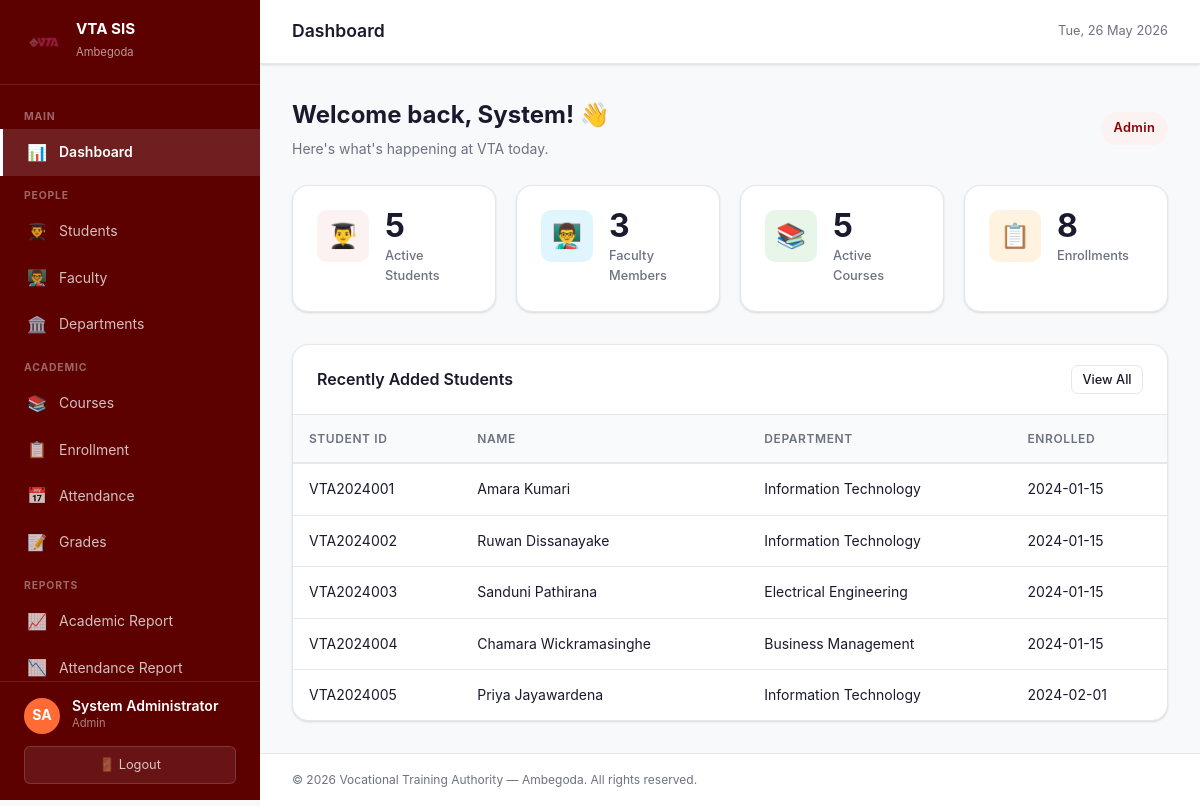
The app's page /modules/dashboard/index.php (signed in) with its own data.
### tables this page shows
CREATE TABLE IF NOT EXISTS students (
    id              INT AUTO_INCREMENT PRIMARY KEY,
    user_id         INT          NOT NULL,
    student_id_no   VARCHAR(50)  NOT NULL UNIQUE,
    full_name       VARCHAR(150) NOT NULL,
    email           VARCHAR(150) NOT NULL,
    phone           VARCHAR(20),
    nic             VARCHAR(20),
    address         TEXT,
    dob             DATE,
    gender          ENUM('male','female','other'),
    department_id   INT,
    enrolled_date   DATE,
    guardian_name   VARCHAR(150),
    guardian_phone  VARCHAR(20),
    is_active       TINYINT(1)   NOT NULL DEFAULT 1,
    created_at      TIMESTAMP    NOT NULL DEFAULT CURRENT_TIMESTAMP,
    FOREIGN KEY (user_id)       REFERENCES users(id)       ON DELETE CASCADE,
    FOREIGN KEY (department_id) REFERENCES departments(id) ON DELETE SET NULL,
    INDEX idx_student_id_no (student_id_no)
);

CREATE TABLE IF NOT EXISTS departments (
    id          INT AUTO_INCREMENT PRIMARY KEY,
    name        VARCHAR(150) NOT NULL,
    code        VARCHAR(20),
    description TEXT,
    created_at  TIMESTAMP NOT NULL DEFAULT CURRENT_TIMESTAMP
);

### includes/functions.php (called while the page is built, shortened)
<?php
function h(mixed $val): string {
    return htmlspecialchars((string)$val, ENT_QUOTES, 'UTF-8');
}
function activeModule(string $module): string {
    $path = $_SERVER['REQUEST_URI'];
    return strpos($path, '/modules/' . $module . '/') !== false ? 'active' : '';
}

### modules/dashboard/index.php (the view, shortened to what this page needs)
<?php
require_once '../../config/db.php';
$role    = $_SESSION['role'];
$stats   = [];
$recentStudents = [];
if (in_array($role, ['admin', 'support'])) {
    $stats[] = ['icon' => '👨‍🎓', 'color' => 'red',    'value' => $pdo->query('SELECT COUNT(*) FROM students WHERE is_active=1')->fetchColumn(),  'label' => 'Active Students'];
    $stats[] = ['icon' => '👨‍🏫', 'color' => 'blue',   'value' => $pdo->query('SELECT COUNT(*) FROM faculty WHERE is_active=1')->fetchColumn(),   'label' => 'Faculty Members'];
    $stats[] = ['icon' => '📚',   'color' => 'green',  'value' => $pdo->query('SELECT COUNT(*) FROM courses WHERE status="active"')->fetchColumn(), 'label' => 'Active Courses'];
    $stats[] = ['icon' => '📋',   'color' => 'orange', 'value' => $pdo->query('SELECT COUNT(*) FROM enrollments WHERE status="enrolled"')->fetchColumn(), 'label' => 'Enrollments'];
    $recentStudents = $pdo->query('SELECT s.full_name, s.student_id_no, d.name AS dept, s.enrolled_date
        FROM students s LEFT JOIN departments d ON d.id=s.department_id
        WHERE s.is_active=1 ORDER BY s.created_at DESC LIMIT 5')->fetchAll();
}
$pageTitle = 'Dashboard';
require_once '../../includes/header.php';
?>
<div class="page-header">
  <div>
    <h1>Welcome back, <?= h(explode(' ', $_SESSION['full_name'] ?? 'User')[0]) ?>! 👋</h1>
    <p>Here's what's happening at VTA today.</p>
  </div>
  <span class="badge badge-primary" style="font-size:.8rem;padding:.4rem .8rem;"><?= h(ucfirst($role)) ?></span>
</div>
<div class="stats-grid">
<?php foreach ($stats as $s): ?>
  <div class="stat-card">
    <div class="stat-icon <?= h($s['color']) ?>"><?= $s['icon'] ?></div>
    <div class="stat-body">
      <div class="stat-value"><?= h($s['value']) ?></div>
      <div class="stat-label"><?= h($s['label']) ?></div>
    </div>
  </div>
<?php endforeach; ?>
</div>
<?php if ($recentStudents): ?>
<div class="card">
  <div class="card-header">
    <h2>Recently Added Students</h2>
    <a href="<?= BASE_URL ?>modules/students/index.php" class="btn btn-secondary btn-sm">View All</a>
  </div>
  <div class="table-wrapper">
    <table class="table">
      <thead><tr><th>Student ID</th><th>Name</th><th>Department</th><th>Enrolled</th></tr></thead>
      <tbody>
      <?php foreach ($recentStudents as $r): ?>
        <tr>
          <td><?= h($r['student_id_no']) ?></td>
          <td><?= h($r['full_name']) ?></td>
          <td><?= h($r['dept'] ?? '—') ?></td>
          <td><?= h($r['enrolled_date'] ?? '—') ?></td>
        </tr>
      <?php endforeach; ?>
      </tbody>
    </table>
  </div>
</div>
<?php endif; ?>
<?php require_once '../../includes/footer.php'; ?>

### includes/header.php (shortened to what this page needs)
<?php
require_once __DIR__ . '/functions.php';
$role    = $_SESSION['role']      ?? '';
$uname   = $_SESSION['full_name'] ?? ($_SESSION['username'] ?? '');
$initials = strtoupper(substr($uname, 0, 1)) . (strpos($uname, ' ') !== false ? strtoupper(substr(strrchr($uname, ' '), 1, 1)) : '');
?>
<!DOCTYPE html>
<html lang="en">
<head>
  <link rel="stylesheet" href="<?= BASE_URL ?>assets/css/style.css">
</head>
<body>
<div class="app-layout">
<aside class="sidebar">
  <div class="sidebar-brand">
    <div class="brand-icon"><img src="<?= BASE_URL ?>assets/logo.png" alt="VTA Logo" style="width:32px;height:32px;object-fit:contain;"></div>
    <div class="brand-text">
      <h2>VTA SIS</h2>
      <span>Ambegoda</span>
    </div>
  </div>
  <nav class="sidebar-nav">
    <div class="nav-section-label">Main</div>
    <a href="<?= BASE_URL ?>modules/dashboard/index.php" class="<?= activeModule('dashboard') ?>">
      <span class="nav-icon">📊</span> Dashboard
    </a>
    <?php if (in_array($role, ['admin','support'])): ?>
    <div class="nav-section-label">People</div>
    <a href="<?= BASE_URL ?>modules/students/index.php" class="<?= activeModule('students') ?>">
      <span class="nav-icon">👨‍🎓</span> Students
    </a>
    <a href="<?= BASE_URL ?>modules/faculty/index.php" class="<?= activeModule('faculty') ?>">
      <span class="nav-icon">👨‍🏫</span> Faculty
    </a>
    <a href="<?= BASE_URL ?>modules/departments/index.php" class="<?= activeModule('departments') ?>">
      <span class="nav-icon">🏛️</span> Departments
    </a>
    <?php endif; ?>
    <?php if (in_array($role, ['admin','support','faculty'])): ?>
    <div class="nav-section-label">Academic</div>
    <a href="<?= BASE_URL ?>modules/courses/index.php" class="<?= activeModule('courses') ?>">
      <span class="nav-icon">📚</span> Courses
    </a>
    <a href="<?= BASE_URL ?>modules/enrollment/index.php" class="<?= activeModule('enrollment') ?>">
      <span class="nav-icon">📋</span> Enrollment
    </a>
    <a href="<?= BASE_URL ?>modules/attendance/index.php" class="<?= activeModule('attendance') ?>">
      <span class="nav-icon">📅</span> Attendance
    </a>
    <a href="<?= BASE_URL ?>modules/grades/index.php" class="<?= activeModule('grades') ?>">
      <span class="nav-icon">📝</span> Grades
    </a>
    <?php endif; ?>
    <?php if (in_array($role, ['admin','support'])): ?>
    <div class="nav-section-label">Reports</div>
    <a href="<?= BASE_URL ?>modules/reports/academic.php" class="<?= strpos($_SERVER['REQUEST_URI'], 'reports/academic') !== false ? 'active' : '' ?>">
      <span class="nav-icon">📈</span> Academic Report
    </a>
    <a href="<?= BASE_URL ?>modules/reports/attendance.php" class="<?= strpos($_SERVER['REQUEST_URI'], 'reports/attendance') !== false ? 'active' : '' ?>">
      <span class="nav-icon">📉</span> Attendance Report
    </a>
    <?php endif; ?>
  </nav>
  <div class="sidebar-footer">
    <div class="user-info">
      <div class="user-avatar"><?= h($initials ?: '?') ?></div>
      <div class="user-details">
        <div class="user-name"><?= h($uname) ?></div>
        <div class="user-role"><?= h($role) ?></div>
      </div>
    </div>
    <a href="<?= BASE_URL ?>modules/auth/logout.php" class="btn-logout">🚪 Logout</a>
  </div>
</aside>
<div class="main-content">
  <div class="topbar">
    <div class="topbar-title"><?= h($pageTitle ?? '') ?></div>
    <div class="topbar-right">
      <span style="font-size:.8rem;color:var(--text-muted);"><?= date('D, d M Y') ?></span>
    </div>
  </div>
  <div class="page-content">

### includes/footer.php (shortened to what this page needs)
  </div>
  <footer class="footer">
    &copy; <?= date('Y') ?> Vocational Training Authority &mdash; Ambegoda. All rights reserved.
  </footer>
</div>
</div>
</body>
</html>

### records on screen
students: student_id_no "VTA2024001", full_name "Amara Kumari", department.name "Information Technology", enrolled_date "2024-01-15"
students: student_id_no "VTA2024002", full_name "Ruwan Dissanayake", department.name "Information Technology", enrolled_date "2024-01-15"
students: student_id_no "VTA2024003", full_name "Sanduni Pathirana", department.name "Electrical Engineering", enrolled_date "2024-01-15"
students: student_id_no "VTA2024004", full_name "Chamara Wickramasinghe", department.name "Business Management", enrolled_date "2024-01-15"
students: student_id_no "VTA2024005", full_name "Priya Jayawardena", department.name "Information Technology", enrolled_date "2024-02-01"

### other values on screen
$initials ?: '?' "SA"
$uname "System Administrator"
$role "Admin"
$pageTitle "Dashboard"
explode(' ', $_SESSION['full_name'] ?? 'User')[0] "System"
$s['icon'] "👨‍🎓"
$s['value'] "5"
$s['label'] "Active Students"
$s['icon'] "👨‍🏫"
$s['value'] "3"
$s['label'] "Faculty Members"
$s['icon'] "📚"
$s['label'] "Active Courses"
$s['icon'] "📋"
$s['value'] "8"
